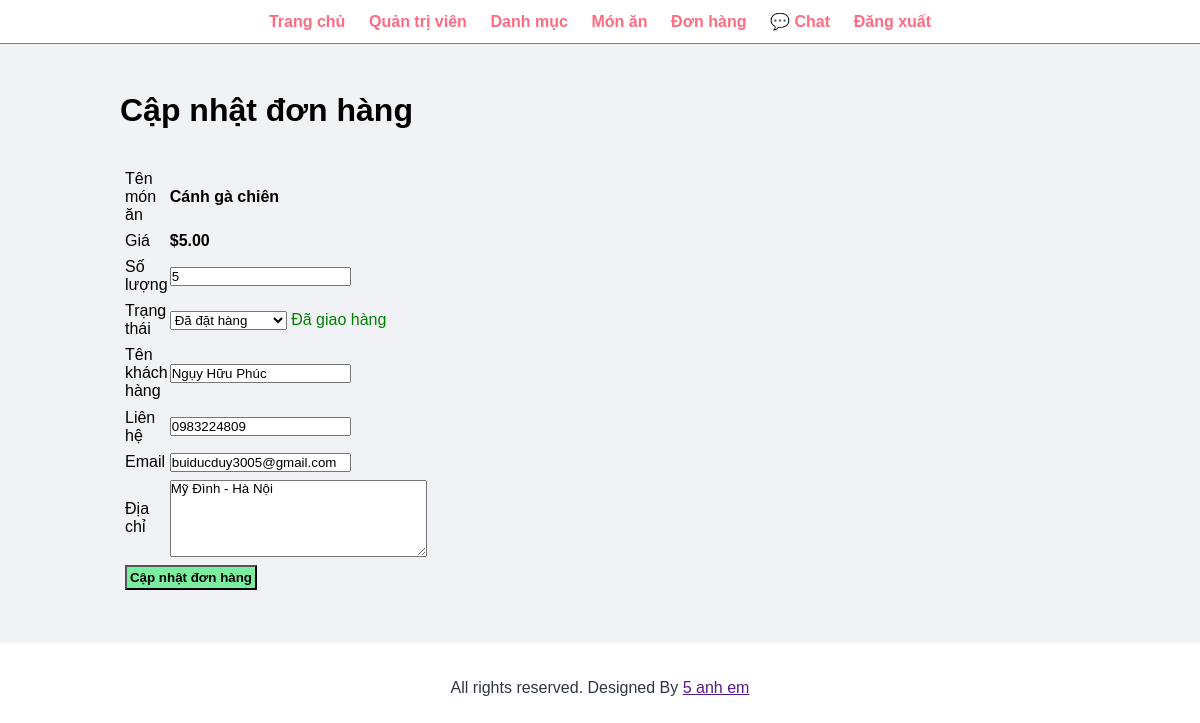
The app's page /admin/update-order.php?id=26 (signed in) with its own data.
### tables this page shows
CREATE TABLE `tbl_order` (
  `id` int(10) UNSIGNED NOT NULL,
  `order_code` varchar(20) DEFAULT NULL,
  `user_id` int(10) UNSIGNED DEFAULT NULL,
  `food` varchar(150) NOT NULL,
  `price` decimal(10,2) NOT NULL,
  `qty` int(11) NOT NULL,
  `total` decimal(10,2) NOT NULL,
  `order_date` datetime NOT NULL,
  `status` varchar(50) NOT NULL,
  `customer_name` varchar(150) NOT NULL,
  `customer_contact` varchar(20) NOT NULL,
  `customer_email` varchar(150) NOT NULL,
  `customer_address` varchar(255) NOT NULL
);

### admin/update-order.php (the view, shortened to what this page needs)
<?php
        require 'partials/menu.php'
?>
<div class="main-content">
    <div class="wrapper">
        <h1>Cập nhật đơn hàng</h1>
        <br><br>
        <?php
             if(isset($_GET['id'])){
                $id = $_GET['id'];
                $sql = "SELECT * FROM tbl_order WHERE id='$id'";
                $res = mysqli_query($conn, $sql);
                $count = mysqli_num_rows($res);
                if($count==1){
                    $row=mysqli_fetch_assoc($res);
                    $food = $row['food'];
                    $price = $row['price'];
                    $qty = $row['qty'];
                    $status = $row['status'];
                    $customer_name = $row['customer_name'];
                    $customer_contact = $row['customer_contact'];
                    $customer_email = $row['customer_email'];
                    $customer_address = $row['customer_address'];
                }
                else{
                    header('location:'.SITEURL.'admin/manage-order.php');
                    exit();
                }
             }
             else{
                header('location:'.SITEURL.'admin/manage-order.php');
                exit();
             }
        ?>
        <form action="" method="post">
            <table class = "tbn-30">
                <tr>
                    <td>Tên món ăn</td>
                    <td><b><?php echo $food; ?></b></td>
                </tr>
                <tr>
                    <td>Giá</td>
                    <td><b>$<?php echo $price; ?></b></td>
                </tr>
                <tr>
                    <td>Số lượng</td>
                    <td>
                        <input type="number" name="qty" value="<?php echo $qty; ?>" >
                    </td>
                </tr>
                <tr>
                    <td>Trạng thái</td>
                    <td>
                    <select name="status">
                            <option  value="Ordered">Đã đặt hàng</option>
                        </select>
                    <?php
                    if($status=="Delivered"){
                        echo "<label style='color:green'>Đã giao hàng</label>";
                    }
                    ?>
                    </td>
                </tr>
                <tr>
                    <td>Tên khách hàng</td>
                    <td>
                        <input type="text" name="customer_name" value="<?php echo $customer_name; ?>" id="">
                    </td>
                </tr>
                <tr>
                    <td>Liên hệ</td>
                    <td>
                        <input type="text" name="customer_contact" value="<?php echo $customer_contact; ?>" id="">
                    </td>
                </tr>
                <tr>
                    <td>Email</td>
                    <td>
                        <input type="text" name="customer_email" value="<?php echo $customer_email; ?>" id="">
                    </td>
                </tr>
                <tr>
                    <td>Địa chỉ</td>
                    <td>
                        <textarea name="customer_address"  cols="30" rows="5"><?php echo $customer_address; ?></textarea>
                    </td>
                </tr>
                <tr>
                    <td colspan="2">
                        <input type="submit" name="submit" value="Cập nhật đơn hàng" class ="btn-secondary">
                    </td>
                </tr>
            </table>
        </form>
    </div>
</div>
<?php require 'partials/footer.php' ?>

### css/admin.css (style rules this page uses)
* { margin: 0; padding: 0; font-family: Arial, Helvetica, sans-serif; }
.wrapper { padding: 1%; width: 80%; margin: 0 auto; }
.tbn-30 { width: 30%; }
table tr td { padding: 1%; }
.btn-secondary { background-color: #7bed9f; padding: 1%; color: black; text-decoration: none; font-weight: bold; }
.main-content { background-color: #f1f2f6; padding: 3% 0; }

### records on screen
tbl_order: food "Cánh gà chiên", price "5.00", qty "5", customer_name "Ngụy Hữu Phúc", customer_contact "0983224809", customer_email "buiducduy3005@gmail.com", customer_address "Mỹ Đình - Hà Nội"
